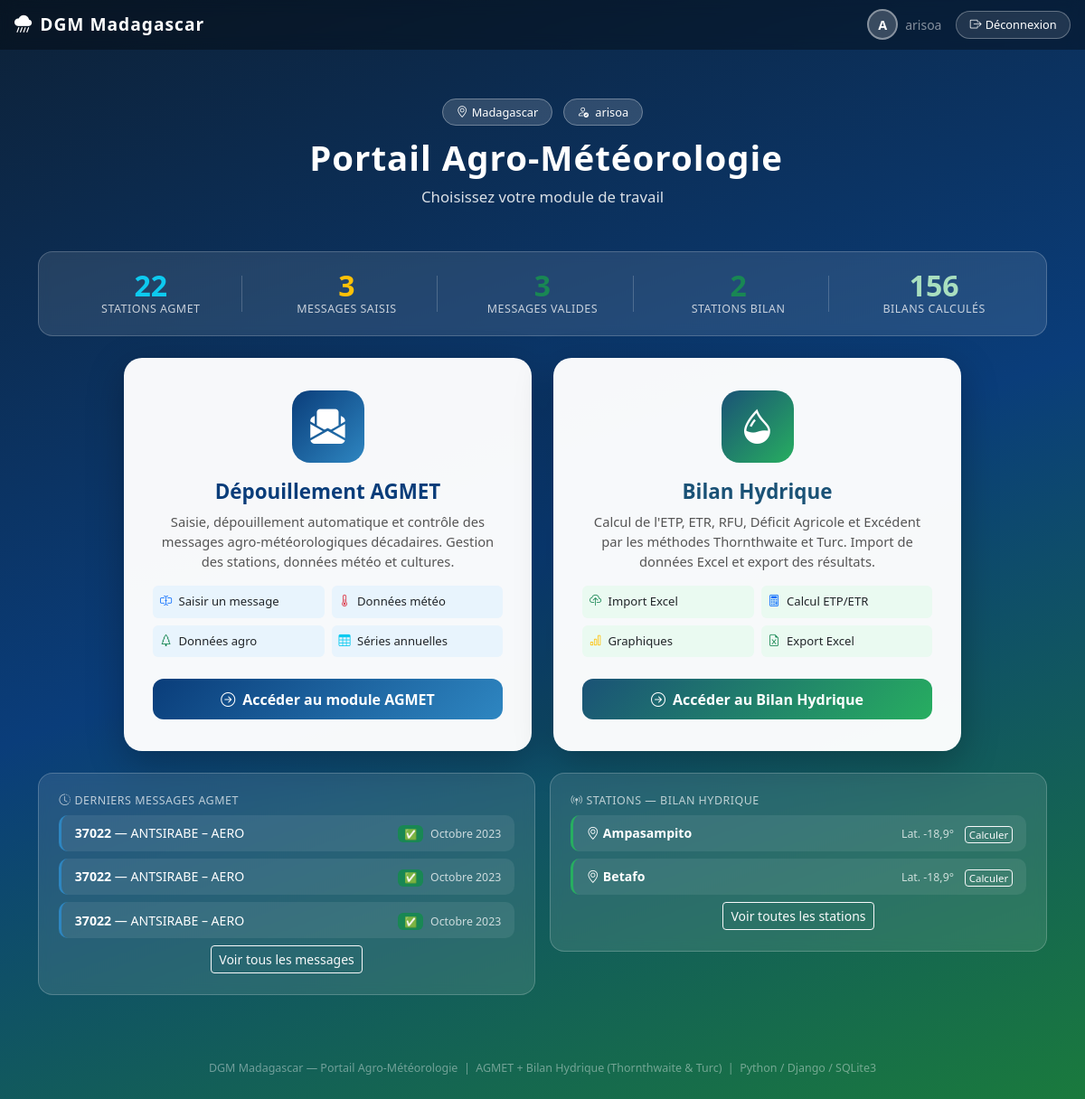
Screenshot of / (signed in) with the database file from the repository.
### agmet/models.py (models this page shows, shortened)
class Message(models.Model):
    DECADE_CHOICES = [
        ('51', '1ère décade (1–10)'),
        ('52', '2ème décade (11–20)'),
        ('53', '3ème décade (21–fin)'),
    ]
    MOIS_CHOICES = [
        ('01', 'Janvier'), ('02', 'Février'), ('03', 'Mars'),
        ('04', 'Avril'),   ('05', 'Mai'),     ('06', 'Juin'),
        ('07', 'Juillet'), ('08', 'Août'),    ('09', 'Septembre'),
        ('10', 'Octobre'), ('11', 'Novembre'),('12', 'Décembre'),
    ]
    station = models.ForeignKey(
        Station, on_delete=models.CASCADE,
        related_name='messages', null=True, blank=True
    )
    identification = models.CharField(
        max_length=5, verbose_name="Indicatif mécanographique"
    )
    nom = models.CharField(
        max_length=100, blank=True, verbose_name="Nom de la station"
    )
    longitude = models.FloatField(null=True, blank=True)
    latitude  = models.FloatField(null=True, blank=True)
    altitude  = models.FloatField(null=True, blank=True)
    annee     = models.IntegerField(verbose_name="Année")
    mois      = models.CharField(max_length=2, choices=MOIS_CHOICES, verbose_name="Mois")
    decade    = models.CharField(max_length=2, choices=DECADE_CHOICES, verbose_name="Décade")
    message_brut = models.TextField(verbose_name="Message AGMET brut")
    date_saisie  = models.DateTimeField(auto_now_add=True)
    valide       = models.BooleanField(default=False, verbose_name="Validé (aucune erreur)")
    class Meta:
        verbose_name = "Message AGMET"
        verbose_name_plural = "Messages AGMET"
        ordering = ['-annee', '-mois', '-decade']
        unique_together = ('identification', 'annee', 'mois', 'decade')

### bilan_hydro/models.py (models this page shows, shortened)
class Station(models.Model):
    nom = models.CharField(max_length=100)
    latitude = models.FloatField()
    description = models.TextField(blank=True)
    class Meta:
        verbose_name = "Station météo"

### dgm_project/views.py (the view)
# urls.py: path('', views.accueil_principal, name='accueil_principal'),
@login_required
def accueil_principal(request):
    contexte = {
        'nb_stations_agmet':  StationAgmet.objects.count(),
        'nb_messages':        Message.objects.count(),
        'nb_messages_valides': Message.objects.filter(valide=True).count(),
        'derniers_messages':  Message.objects.order_by('-date_saisie')[:3],
        'nb_stations_bilan':  StationBilan.objects.count(),
        'nb_bilans':          BilanHydro.objects.count(),
        'stations_bilan':     StationBilan.objects.all()[:5],
    }
    return render(request, 'accueil_principal.html', contexte)

### templates/accueil_principal.html (shortened to what this page needs)
<!DOCTYPE html>
<html lang="fr">
<head>
  <link href="https://cdn.jsdelivr.net/npm/bootstrap@5.3.2/dist/css/bootstrap.min.css" rel="stylesheet">
  <link href="https://cdn.jsdelivr.net/npm/bootstrap-icons@1.11.3/font/bootstrap-icons.css" rel="stylesheet">
</head>
<body>
<nav class="navbar navbar-dark navbar-expand-lg px-3">
  <a class="navbar-brand text-white" href="{% url 'accueil_principal' %}">
    <i class="bi bi-cloud-rain-heavy-fill me-2"></i>DGM Madagascar
  </a>
  <div class="ms-auto d-flex align-items-center gap-2">
    <span class="user-avatar">
      {{ user.first_name|first|default:user.username|first }}
    </span>
    <span class="text-white-50 small">{{ user.get_full_name|default:user.username }}</span>
    <a href="{% url 'logout' %}" class="btn btn-logout ms-2">
      <i class="bi bi-box-arrow-right me-1"></i>Déconnexion
    </a>
  </div>
</nav>
<div class="hero">
  <div class="mb-3">
    <span class="badge-dgm me-2"><i class="bi bi-geo-alt me-1"></i>Madagascar</span>
    <span class="badge-dgm"><i class="bi bi-person-check me-1"></i>
      {{ user.get_full_name|default:user.username }}
    </span>
  </div>
  <h1>Portail Agro-Météorologie</h1>
  <p>Choisissez votre module de travail</p>
</div>
<div class="container pb-5">
  <div class="stats-strip mb-4">
    <div class="row align-items-center g-3">
      <div class="col stat-item">
        <div class="num text-info">{{ nb_stations_agmet }}</div>
        <div class="lbl">Stations AGMET</div>
      </div>
      <div class="col-auto d-none d-md-block stat-divider"></div>
      <div class="col stat-item">
        <div class="num text-warning">{{ nb_messages }}</div>
        <div class="lbl">Messages saisis</div>
      </div>
      <div class="col-auto d-none d-md-block stat-divider"></div>
      <div class="col stat-item">
        <div class="num text-success">{{ nb_messages_valides }}</div>
        <div class="lbl">Messages valides</div>
      </div>
      <div class="col-auto d-none d-md-block stat-divider"></div>
      <div class="col stat-item">
        <div class="num text-success">{{ nb_stations_bilan }}</div>
        <div class="lbl">Stations bilan</div>
      </div>
      <div class="col-auto d-none d-md-block stat-divider"></div>
      <div class="col stat-item">
        <div class="num" style="color:#a9dfbf">{{ nb_bilans }}</div>
        <div class="lbl">Bilans calculés</div>
      </div>
    </div>
  </div>
  <div class="row g-4 mb-4 justify-content-center">
    <div class="col-md-5">
      <div class="module-card card h-100">
        <div class="card-body">
          <div class="module-icon icon-agmet">
            <i class="bi bi-envelope-paper-fill"></i>
          </div>
          <h3 style="color:#0a3d7a">Dépouillement AGMET</h3>
          <p>Saisie, dépouillement automatique et contrôle des messages agro-météorologiques décadaires. Gestion des stations, données météo et cultures.</p>
          <div class="row g-2 mb-3 text-start">
            <div class="col-6">
              <div class="p-2 rounded" style="background:#e8f4fd; font-size:.82rem">
                <i class="bi bi-input-cursor-text text-primary me-1"></i> Saisir un message
              </div>
            </div>
            <div class="col-6">
              <div class="p-2 rounded" style="background:#e8f4fd; font-size:.82rem">
                <i class="bi bi-thermometer-half text-danger me-1"></i> Données météo
              </div>
            </div>
            <div class="col-6">
              <div class="p-2 rounded" style="background:#e8f4fd; font-size:.82rem">
                <i class="bi bi-tree text-success me-1"></i> Données agro
              </div>
            </div>
            <div class="col-6">
              <div class="p-2 rounded" style="background:#e8f4fd; font-size:.82rem">
                <i class="bi bi-table text-info me-1"></i> Séries annuelles
              </div>
            </div>
          </div>
          <a href="{% url 'agmet_accueil' %}" class="btn btn-agmet w-100 mt-2">
            <i class="bi bi-arrow-right-circle me-2"></i>Accéder au module AGMET
          </a>
        </div>
      </div>
    </div>
    <div class="col-md-5">
      <div class="module-card card h-100">
        <div class="card-body">
          <div class="module-icon icon-bilan">
            <i class="bi bi-droplet-half"></i>
          </div>
          <h3 style="color:#1a5276">Bilan Hydrique</h3>
          <p>Calcul de l'ETP, ETR, RFU, Déficit Agricole et Excédent par les méthodes Thornthwaite et Turc. Import de données Excel et export des résultats.</p>
          <div class="row g-2 mb-3 text-start">
            <div class="col-6">
              <div class="p-2 rounded" style="background:#eafaf1; font-size:.82rem">
                <i class="bi bi-cloud-upload text-success me-1"></i> Import Excel
              </div>
            </div>
            <div class="col-6">
              <div class="p-2 rounded" style="background:#eafaf1; font-size:.82rem">
                <i class="bi bi-calculator text-primary me-1"></i> Calcul ETP/ETR
              </div>
            </div>
            <div class="col-6">
              <div class="p-2 rounded" style="background:#eafaf1; font-size:.82rem">
                <i class="bi bi-bar-chart text-warning me-1"></i> Graphiques
              </div>
            </div>
            <div class="col-6">
              <div class="p-2 rounded" style="background:#eafaf1; font-size:.82rem">
                <i class="bi bi-file-earmark-excel text-success me-1"></i> Export Excel
              </div>
            </div>
          </div>
          <a href="{% url 'bilan_accueil' %}" class="btn btn-bilan w-100 mt-2">
            <i class="bi bi-arrow-right-circle me-2"></i>Accéder au Bilan Hydrique
          </a>
        </div>
      </div>
    </div>
  </div>
  <div class="row g-3">
    <div class="col-md-6">
      <div class="recent-card">
        <h6><i class="bi bi-clock-history me-1"></i>Derniers messages AGMET</h6>
        {% if derniers_messages %}
          {% for msg in derniers_messages %}
          <div class="recent-item recent-agmet">
            <strong>{{ msg.identification }}</strong> — {{ msg.nom|truncatechars:20 }}
            <span class="float-end">
              {% if msg.valide %}
                <span class="badge bg-success" style="font-size:.7rem">✅</span>
              {% else %}
                <span class="badge bg-danger" style="font-size:.7rem">⚠</span>
              {% endif %}
              <small class="ms-1 opacity-75">{{ msg.get_mois_display }} {{ msg.annee }}</small>
            </span>
          </div>
          {% endfor %}
          <div class="text-center mt-2">
            <a href="{% url 'message_liste' %}" class="btn btn-sm btn-outline-light">
              Voir tous les messages
            </a>
          </div>
        {% else %}
          <div class="text-center opacity-60 py-2 small">
            Aucun message AGMET encore saisi.
            <a href="{% url 'message_saisir' %}" class="text-info ms-1">Saisir le premier</a>
          </div>
        {% endif %}
      </div>
    </div>
    <div class="col-md-6">
      <div class="recent-card">
        <h6><i class="bi bi-broadcast-pin me-1"></i>Stations — Bilan Hydrique</h6>
        {% if stations_bilan %}
          {% for s in stations_bilan %}
          <div class="recent-item recent-bilan">
            <i class="bi bi-geo-alt me-1"></i><strong>{{ s.nom }}</strong>
            <span class="float-end">
              <small class="opacity-75">Lat. {{ s.latitude }}°</small>
              <a href="{% url 'calcul_bilan' s.id %}" class="btn btn-sm btn-outline-light ms-2 py-0 px-1"
                 style="font-size:.72rem">Calculer</a>
            </span>
          </div>
          {% endfor %}
          <div class="text-center mt-2">
            <a href="{% url 'bilan_accueil' %}" class="btn btn-sm btn-outline-light">
              Voir toutes les stations
            </a>
          </div>
        {% else %}
          <div class="text-center opacity-60 py-2 small">
            Aucune station importée.
            <a href="{% url 'import_donnees' %}" class="text-info ms-1">Importer des données</a>
          </div>
        {% endif %}
      </div>
    </div>
  </div>
</div>
<footer>
  DGM Madagascar — Portail Agro-Météorologie &nbsp;|&nbsp;
  AGMET + Bilan Hydrique (Thornthwaite &amp; Turc) &nbsp;|&nbsp;
  Python / Django / SQLite3
</footer>
</body>
</html>

### templates/accueil_principal.html (style rules this page uses)
:root { --dgm-bleu: #0a3d7a; --dgm-vert: #1a7a3d; --dgm-ciel: #2e86c1; --dgm-eau: #1a5276; }
body { background: linear-gradient(160deg, #0d2137 0%, #0a3d7a 50%, #1a7a3d 100%); min-height: 100vh; font-family: 'Segoe UI', sans-serif; }
.navbar { background: rgba(0,0,0,0.35) !important; backdrop-filter: blur(8px); }
.navbar-brand { font-weight: 800; letter-spacing: 1px; font-size: 1.2rem; }
.user-avatar { width: 34px; height: 34px; background: rgba(255,255,255,0.2); border-radius: 50%; display: inline-flex; align-items: center; justify-content: center; font-weight: 700; font-size: .9rem; color: white; border: 2px solid rgba(255,255,255,0.4); text-transform: uppercase; }
.btn-logout { background: rgba(255,255,255,0.1); border: 1px solid rgba(255,255,255,0.3); color: white; font-size: .8rem; border-radius: 20px; padding: .3rem .9rem; }
.hero { text-align: center; padding: 3.5rem 1rem 2rem; color: white; }
.hero h1 { font-size: 2.4rem; font-weight: 800; letter-spacing: 1px; }
.hero p { font-size: 1.05rem; opacity: .85; }
.hero .badge-dgm { background: rgba(255,255,255,0.15); border: 1px solid rgba(255,255,255,0.3); color: white; font-size: .8rem; border-radius: 20px; padding: .3rem .9rem; }
.module-card { background: rgba(255,255,255,0.97); border-radius: 20px; border: none; box-shadow: 0 12px 40px rgba(0,0,0,0.25); transition: transform .25s, box-shadow .25s; overflow: hidden; }
.module-icon { width: 80px; height: 80px; border-radius: 20px; display: flex; align-items: center; justify-content: center; font-size: 2.4rem; margin: 0 auto 1.2rem; }
.icon-agmet { background: linear-gradient(135deg, #0a3d7a, #2e86c1); color: white; }
.icon-bilan { background: linear-gradient(135deg, #1a5276, #27ae60); color: white; }
.module-card .card-body { padding: 2.2rem 2rem; text-align: center; }
.module-card h3 { font-weight: 700; font-size: 1.4rem; margin-bottom: .5rem; }
.module-card p { color: #555; font-size: .92rem; min-height: 48px; }
.btn-agmet { background: linear-gradient(135deg, #0a3d7a, #2e86c1); color: white; border: none; border-radius: 12px; padding: .65rem 2rem; font-weight: 600; transition: opacity .2s, transform .15s; }
.btn-bilan { background: linear-gradient(135deg, #1a5276, #27ae60); color: white; border: none; border-radius: 12px; padding: .65rem 2rem; font-weight: 600; transition: opacity .2s, transform .15s; }
.stats-strip { background: rgba(255,255,255,0.10); border: 1px solid rgba(255,255,255,0.2); border-radius: 16px; backdrop-filter: blur(6px); padding: 1.2rem 2rem; color: white; }
.stat-item { text-align: center; }
.stat-item .num { font-size: 2rem; font-weight: 800; line-height: 1.1; }
.stat-item .lbl { font-size: .78rem; opacity: .75; text-transform: uppercase; letter-spacing: .5px; }
.stat-divider { border-left: 1px solid rgba(255,255,255,0.2); height: 40px; }
.recent-card { background: rgba(255,255,255,0.10); border: 1px solid rgba(255,255,255,0.2); border-radius: 16px; backdrop-filter: blur(6px); color: white; padding: 1.4rem; }
.recent-card h6 { opacity: .7; font-size: .78rem; text-transform: uppercase; letter-spacing: .5px; }
.recent-item { background: rgba(255,255,255,0.08); border-radius: 10px; padding: .6rem .9rem; margin-bottom: .5rem; font-size: .88rem; border-left: 3px solid; }
.recent-agmet { border-color: #2e86c1; }
.recent-bilan { border-color: #27ae60; }
footer { color: rgba(255,255,255,0.4); font-size: .78rem; padding: 1.5rem 0; text-align: center; }

### rows the page displays
Message: identification "37022", nom "ANTSIRABE – AERO", mois "Octobre", annee "2023"
Message: identification "37022", nom "ANTSIRABE – AERO", mois "Octobre", annee "2023"
Message: identification "37022", nom "ANTSIRABE – AERO", mois "Octobre", annee "2023"
Station: nom "Ampasampito", latitude "-18,9"
Station: nom "Betafo", latitude "-18,9"

### other values shown
{{ user.first_name|first|default:user.username|first }} "A"
{{ user.get_full_name|default:user.username }} "arisoa"
{{ nb_stations_agmet }} "22"
{{ nb_messages }} "3"
{{ nb_messages_valides }} "3"
{{ nb_stations_bilan }} "2"
{{ nb_bilans }} "156"
